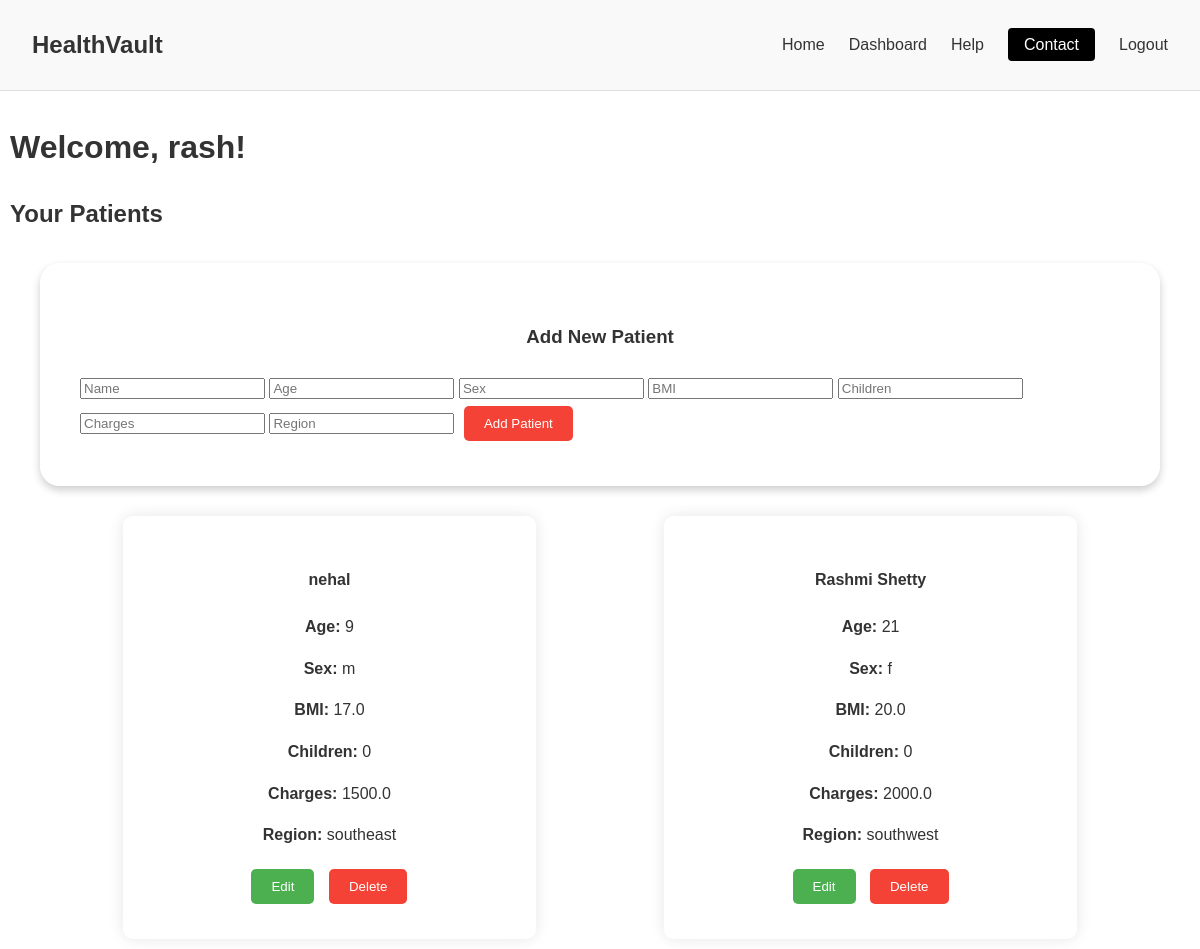
The page /index (signed in) on the database its author committed.
### app.py (models this page shows)
class User(db.Model, UserMixin):
    id = db.Column(db.Integer, primary_key=True)
    username = db.Column(db.String(80), unique=True, nullable=False)
    password = db.Column(db.String(200), nullable=False)
    role = db.Column(db.String(20), default='user')  # 'user' or 'admin'
    is_active = db.Column(db.Boolean, default=True)
    patients = db.relationship('Patient', backref='user', lazy=True)

class Patient(db.Model):
    id = db.Column(db.Integer, primary_key=True)
    name = db.Column(db.String(120), nullable=False)
    age = db.Column(db.Integer, nullable=False)
    sex = db.Column(db.String(10), nullable=False)
    bmi = db.Column(db.Float, nullable=False)
    children = db.Column(db.Integer, nullable=False)
    charges = db.Column(db.Float, nullable=False)
    region = db.Column(db.String(50), nullable=False)
    user_id = db.Column(db.Integer, db.ForeignKey('user.id'), nullable=False)

### app.py (the view, shortened to what this page needs)
@app.route('/index', methods=['GET', 'POST'])
@login_required
def index():
    if current_user.username == ADMIN_USERNAME:
        patients = Patient.query.all()  # Admin can see all patients
    else:
        patients = Patient.query.filter_by(user_id=current_user.id).all()  # Regular users can see only their own patients
    return render_template('index.html', patients=patients, is_admin=(current_user.username == ADMIN_USERNAME))

### app.py (called while the page is built)
@login_manager.user_loader
def load_user(user_id):
    return User.query.get(int(user_id))

### templates/index.html (shortened to what this page needs)
{% extends 'base.html' %}
{% block content %}
<html lang="en">
<head>
</head>
<body>
    <div class="container">
        <h1>Welcome, {{ current_user.username }}!</h1>
        {% if is_admin %}
            <h2>All Patients</h2>
        {% else %}
            <h2>Your Patients</h2>
        {% endif %}
        <div class="add-form">
            <h3>Add New Patient</h3>
            <form method="POST" action="{{ url_for('index') }}">
                <input type="text" name="name" placeholder="Name" required>
                <input type="number" name="age" placeholder="Age" required>
                <input type="text" name="sex" placeholder="Sex" required>
                <input type="number" step="0.01" name="bmi" placeholder="BMI" required>
                <input type="number" name="children" placeholder="Children" required>
                <input type="number" step="0.01" name="charges" placeholder="Charges" required>
                <input type="text" name="region" placeholder="Region" required>
                <button type="submit">Add Patient</button>
            </form>
        </div>
        <div class="card-container">
            {% for patient in patients %}
                <div class="card">
                    <div class="card-body">
                        <h4>{{ patient.name }}</h4>
                        <p><strong>Age:</strong> {{ patient.age }}</p>
                        <p><strong>Sex:</strong> {{ patient.sex }}</p>
                        <p><strong>BMI:</strong> {{ patient.bmi }}</p>
                        <p><strong>Children:</strong> {{ patient.children }}</p>
                        <p><strong>Charges:</strong> {{ patient.charges }}</p>
                        <p><strong>Region:</strong> {{ patient.region }}</p>
                        <a href="{{ url_for('update', id=patient.id) }}"><button class="edit-button">Edit</button></a>
                        <form method="POST" action="{{ url_for('delete', id=patient.id) }}" style="display:inline;">
                            <button type="submit">Delete</button>
                        </form>
                    </div>
                </div>
            {% endfor %}
        </div>
    </div>
</body>
</html>
{% endblock %}

### templates/base.html (style rules this page uses)
body { font-family: Arial, sans-serif; margin: 0; padding: 0; color: #333; line-height: 1.6; }

### templates/index.html (style rules this page uses)
body { background-image: url('https://img.freepik.com/premium-photo/health-insurance-concept-reduce-medical-expenses-hand-flip-wood-cube-with-icon-healthcare-medical-coin-wood-background-copy-space_52701-34.jpg'); background-size: cover; background-position: center; background-attachment: fixed; height: 100vh; margin: 0; }
.container { max-width: 1200px; margin: auto; padding: 10px; }
.add-form { display: flex; flex-wrap: wrap; justify-content: center; gap: 5px; margin: 30px; box-shadow: 0 4px 8px 0 rgba(0, 0, 0, 0.2); padding: 40px; background-color: rgba(255, 255, 255, 0.6); border-radius: 20px; }
.card-container { display: flex; flex-wrap: wrap; justify-content: space-evenly; gap: 15px; }
.card { background-color: white; border-radius: 10px; background-color: rgba(255, 255, 255, 0.6); box-shadow: 0 0 15px rgba(0, 0, 0, 0.1); width: calc(33.33% - 20px); padding: 20px; text-align: center; transition: transform 0.3s; }
.card-body { padding: 10px; }
button { background-color: #f44336; color: white; border: none; padding: 10px 20px; cursor: pointer; border-radius: 5px; margin: 5px; }
.edit-button { background-color: #4CAF50; }
a { color: white; }

### rows shown on the page
User: username "rash"
Patient: name "nehal", age "9", sex "m", bmi "17.0", children "0", charges "1500.0", region "southeast"
Patient: name "Rashmi Shetty", age "21", sex "f", bmi "20.0", children "0", charges "2000.0", region "southwest"
